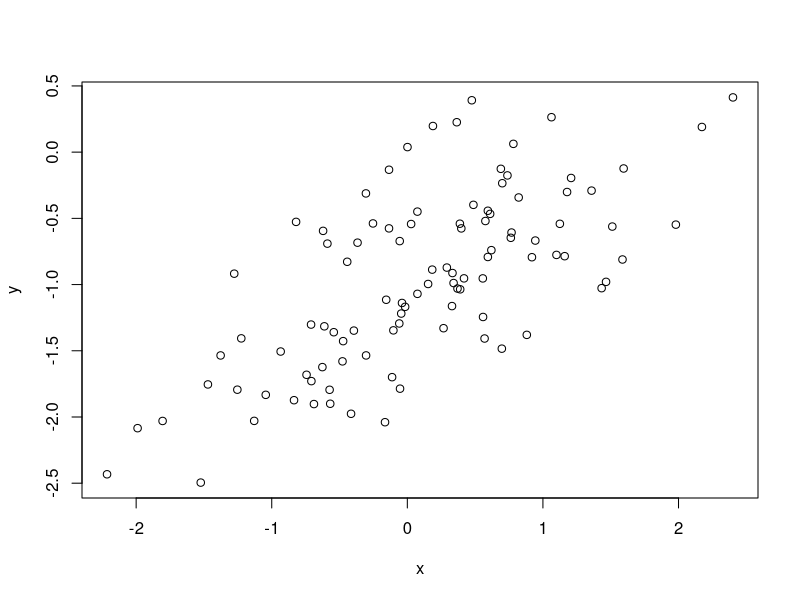
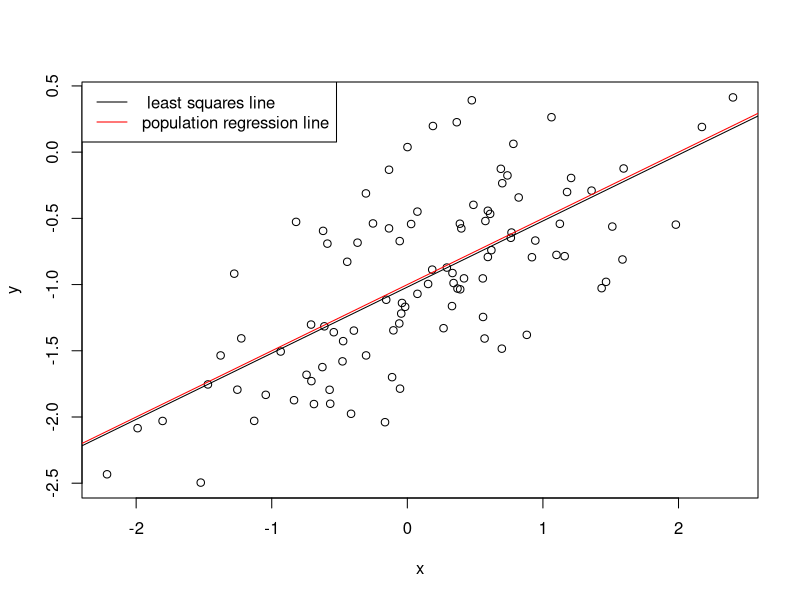
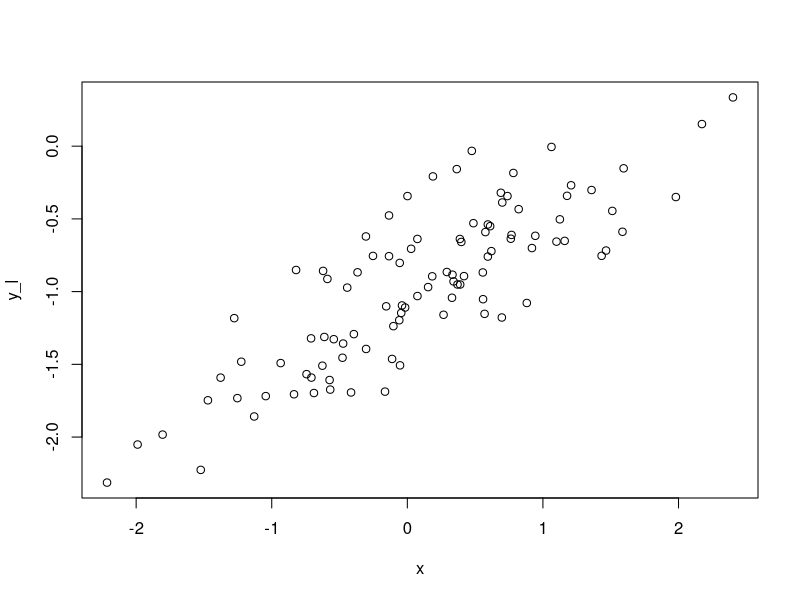
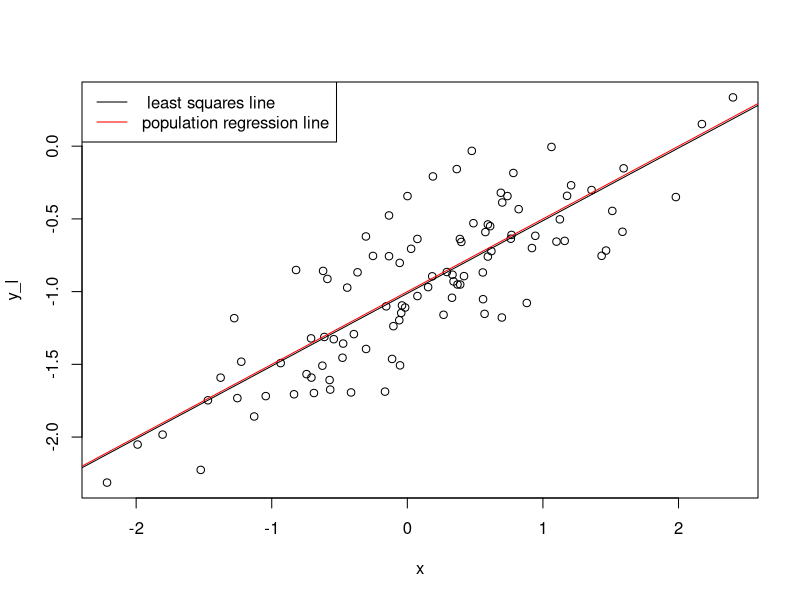
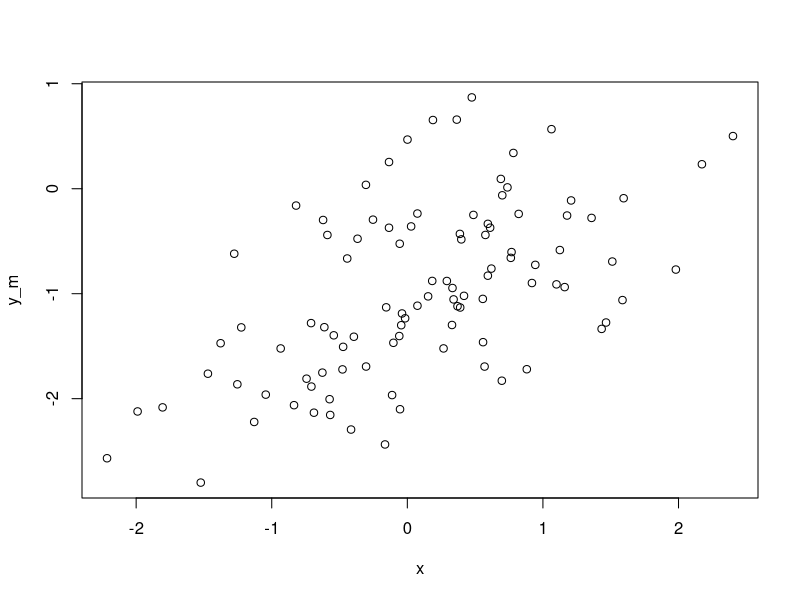
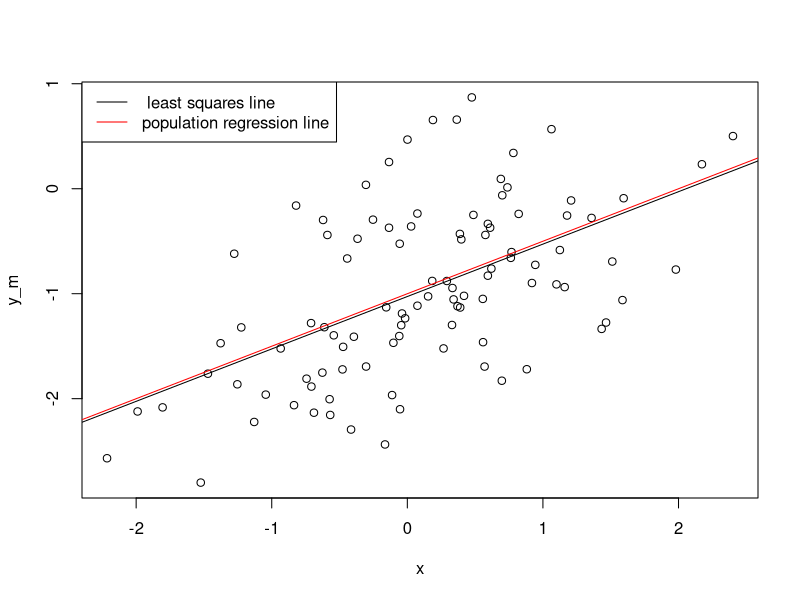
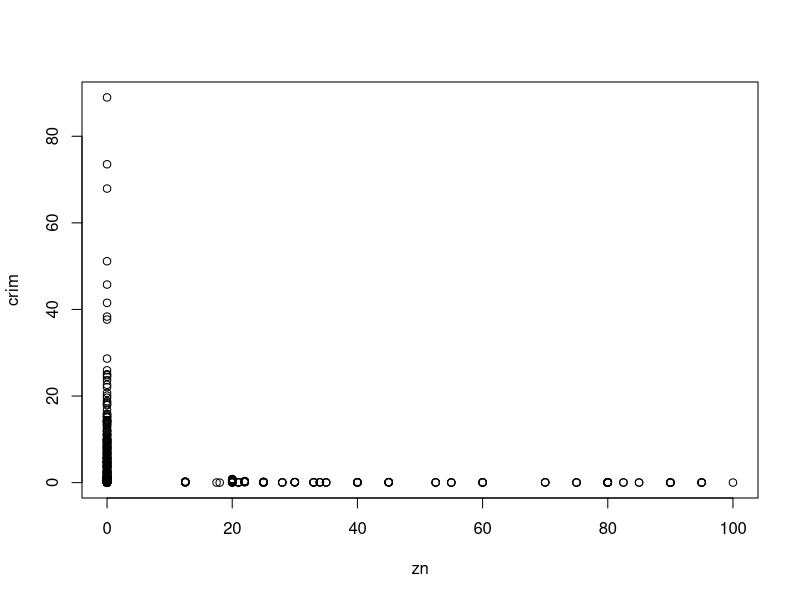
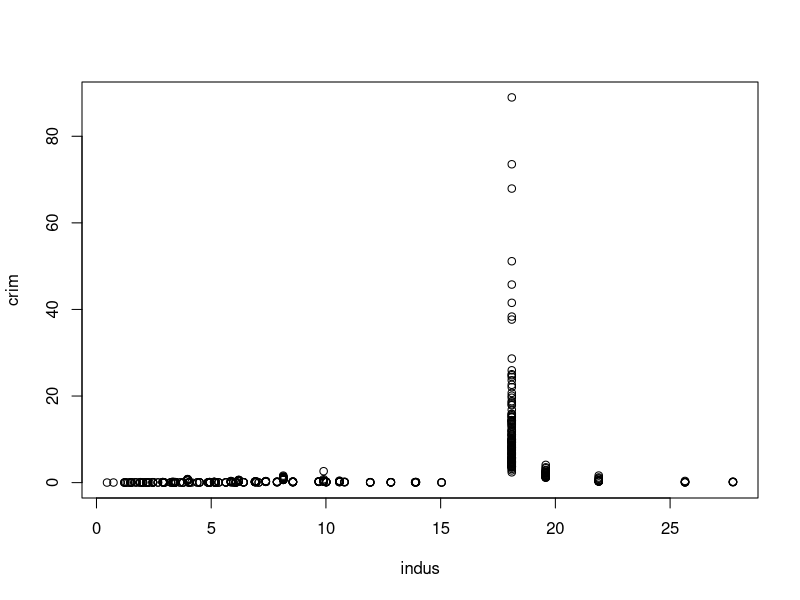

These figures' R source, in order:
## ---- chunk 1
knitr::opts_chunk$set(echo = TRUE)
## ---- chunk 2
set.seed(1)
x <- rnorm(100)
## ---- chunk 3
eps <- rnorm(100,0,sqrt(0.25))
## ---- chunk 4
y <- -1 + 0.5*x + eps
## ---- chunk 5
plot(x,y)
## ---- chunk 6
model_e <- lm(y ~ x)
summary(model_e)
## ---- chunk 7
plot(y ~ x)
abline(model_e)
abline(-1, 0.5, col="red")
legend("topleft", legend = c(" least squares line", "population regression line"), 
       col = c("black","red"),lty = 1)
## ---- chunk 8
model_g <- lm(y ~ x + I(x^2))
summary(model_g)
## ---- chunk 9
set.seed(1)
x <- rnorm(100)
## ---- chunk 10
eps_l <- rnorm(100,0,sqrt(0.10))
## ---- chunk 11
y_l <- -1 + 0.5*x + eps_l
## ---- chunk 12
plot(x,y_l)
## ---- chunk 13
model_e_l <- lm(y_l ~ x)
summary(model_e_l)
## ---- chunk 14
plot(y_l ~ x)
abline(model_e_l)
abline(-1, 0.5, col="red")
legend("topleft", legend = c(" least squares line", "population regression line"), 
       col = c("black","red"),lty = 1)
## ---- chunk 15
set.seed(1)
x <- rnorm(100)
## ---- chunk 16
eps_m <- rnorm(100,0,sqrt(0.50))
## ---- chunk 17
y_m <- -1 + 0.5*x + eps_m
## ---- chunk 18
plot(x,y_m)
## ---- chunk 19
model_e_m <- lm(y_m ~ x)
summary(model_e_m)
## ---- chunk 20
plot(y_m ~ x)
abline(model_e_m)
abline(-1, 0.5, col="red")
legend("topleft", legend = c(" least squares line", "population regression line"), 
       col = c("black","red"),lty = 1)
## ---- chunk 21
# confidence intervals for beta0 and beta1 based on the original data set
confint(model_e)
# confidence intervals for beta0 and beta1 based on the noisier data set
confint(model_e_m)
# confidence intervals for beta0 and beta1 based on the less noisy data set
confint(model_e_l)
## ---- chunk 22
rm(list = ls())
## ---- chunk 23
library(MASS)
## ---- chunk 24
summary(lm(crim ~ zn, data = Boston))
## ---- chunk 25
summary(lm(crim ~ indus, data = Boston))
## ---- chunk 26
summary(lm(crim ~ chas, data = Boston))
## ---- chunk 27
summary(lm(crim ~ nox, data = Boston))
## ---- chunk 28
summary(lm(crim ~ rm, data = Boston))
## ---- chunk 29
summary(lm(crim ~ age, data = Boston))
## ---- chunk 30
summary(lm(crim ~ dis, data = Boston))
## ---- chunk 31
summary(lm(crim ~ rad, data = Boston))
## ---- chunk 32
summary(lm(crim ~ tax, data = Boston))
## ---- chunk 33
summary(lm(crim ~ ptratio, data = Boston))
## ---- chunk 34
summary(lm(crim ~ black, data = Boston))
## ---- chunk 35
summary(lm(crim ~ lstat, data = Boston))
## ---- chunk 36
summary(lm(crim ~ medv, data = Boston))
## ---- chunk 37
plot(crim ~ . - crim, data = Boston)
## ---- chunk 38
summary(lm(crim ~ . - crim, data = Boston))
## ---- chunk 39
x_axis <- NULL
for (i in 2:14){
  x_axis[i-1] <- lm(crim ~ Boston[,i], data = Boston)$coefficients[2]
}
y_axis <- lm(crim ~ . - crim, data = Boston)$coefficients[2:14]
plot(y_axis ~ x_axis, main = "Univariate vs. Multiple Regression Coefficients", 
    xlab = "Univariate", ylab = "Multiple")
## ---- chunk 40
summary(lm(crim ~ zn + I(zn^2) + I(zn^3), data = Boston))
## ---- chunk 41
summary(lm(crim ~ indus + I(indus^2) + I(indus^3), data = Boston))
## ---- chunk 42
summary(lm(crim ~ chas + I(chas^2) + I(chas^3), data = Boston))
## ---- chunk 43
summary(lm(crim ~ nox + I(nox^2) + I(nox^3), data = Boston))
## ---- chunk 44
summary(lm(crim ~ rm + I(rm^2) + I(rm^3), data = Boston))
## ---- chunk 45
summary(lm(crim ~ age + I(age^2) + I(age^3), data = Boston))
## ---- chunk 46
summary(lm(crim ~ dis + I(dis^2) + I(dis^3), data = Boston))
## ---- chunk 47
summary(lm(crim ~ rad + I(rad^2) + I(rad^3), data = Boston))
## ---- chunk 48
summary(lm(crim ~ tax + I(tax^2) + I(tax^3), data = Boston))
## ---- chunk 49
summary(lm(crim ~ ptratio + I(ptratio^2) + I(ptratio^3), data = Boston))
## ---- chunk 50
summary(lm(crim ~ black + I(black^2) + I(black^3), data = Boston))
## ---- chunk 51
summary(lm(crim ~ lstat + I(lstat^2) + I(lstat^3), data = Boston))
## ---- chunk 52
summary(lm(crim ~ medv + I(medv^2) + I(medv^3), data = Boston))
